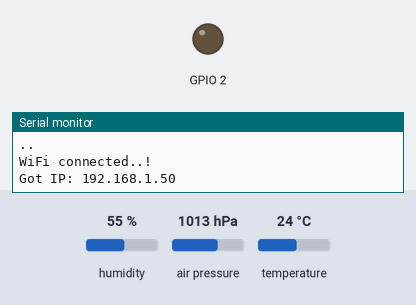
This sketch was run on a simulated ESP8266 (NodeMCU). Shown: output pins drawn as LEDs (lit = HIGH), the last lines printed to the serial monitor. The inputs (shaded band) are chosen by the test bench; at power-on: humidity 55 %, air pressure 1013 hPa, temperature 24 °C. WiFi joins after 1.5 s; servers stay silent unless stated; random numbers use the default seed unless the sketch sets one; no MQTT or app messages arrive unless stated.

Above: at 2.2 s.
At 18.1 s:
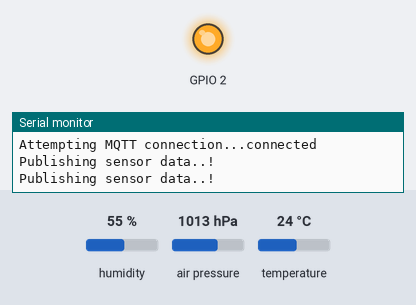
Timing chart, 0 to 19.6 s (numbered marks = the images above):
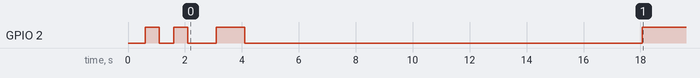

The sketch:

environment-firmware.ino
```cpp
#include <Adafruit_BME280.h>
#include <Adafruit_Sensor.h>
#include <ESP8266WiFi.h>
#include <PubSubClient.h>
#include <Wire.h>
#include "ConnectionDetails.h"

#define SEALEVELPRESSURE_HPA (1013.25)
#define MQTT_CONNECT_LED 1000

Adafruit_BME280 bme;

float temperature, humidity, pressure, altitude;
unsigned long readingCounter = 0;

unsigned long ledToggleTimer = 0;
int ledState = LOW;

/* MQTT */
#define MQTT_RECONNECT_STANDBY 5000
#define SENSOR_PUBLISH_TIMER 2000
#define SENSOR_SLEEP_TIMER 13000

WiFiClient espClient;
PubSubClient client(espClient);
unsigned long mqttReconnectTimer = 0, sensorPublishTimer = 0;

void setup() {
  Serial.begin(115200);
  delay(100);

  bme.begin(0x76);

  Serial.println("Connecting to ");
  Serial.println(ssid);

  pinMode(LED_BUILTIN, OUTPUT); // Initialize the LED_BUILTIN pin as an output

  wifi_reconnect();

  randomSeed(micros());

  client.setServer(mqtt_server, 1883);
  client.setCallback(callback);
}

void loop() {
  if (WiFi.status() != WL_CONNECTED) {
    wifi_reconnect();
  }

  /* MQTT */
  if (!client.connected()) {
    mqtt_reconnect();
  }
  mqtt_handle_sending_data();
  client.loop();

  /* LED Signal Running */
  if (!client.connected()) {
    if (millis() - ledToggleTimer > MQTT_CONNECT_LED) {
      if (ledState == LOW) {
        ledState = HIGH;
      } else {
        ledState = LOW;
      }
      ledToggleTimer = millis();
    }
  } else if ((WiFi.status() == WL_CONNECTED) && (client.connected())) {
    ledState = HIGH;
  }
  digitalWrite(LED_BUILTIN, ledState);
}

void readSensorData() {
  temperature = bme.readTemperature();
  humidity = bme.readHumidity();
  pressure = bme.readPressure() / 100.0F;
  altitude = bme.readAltitude(SEALEVELPRESSURE_HPA);
  readingCounter++;
}

void mqtt_handle_sending_data() {
  if (client.connected()) {
    if (millis() - sensorPublishTimer > SENSOR_PUBLISH_TIMER) {
      readSensorData();
      publish_sensor_readings(temperature, humidity, pressure, altitude,
                              readingCounter);
      sensorPublishTimer = millis();
      // ESP.deepSleep(SENSOR_SLEEP_TIMER);
      delay(SENSOR_SLEEP_TIMER);
    }
  }
}

void publish_sensor_readings(float temperature, float humidity, float pressure, float altitude, unsigned long readingCounter) {
  char itoaTemp[10] = {0};
  if (client.connected()) {
    Serial.println("");
    Serial.println("Publishing sensor data..!");
    // client.publish(mqtt_sensor_topic, "Connected");
    itoa(temperature, itoaTemp, 10);
    if (!client.publish(mqtt_temp_topic, itoaTemp)) {
      Serial.println("Failed to publish temperature");
    }
    itoa(humidity, itoaTemp, 10);
    if (!client.publish(mqtt_humidity_topic, itoaTemp)) {
      Serial.println("Failed to publish humidity");
    }
    // itoa(pressure, itoaTemp, 10);
    // if (!client.publish(mqtt_pressure_topic, itoaTemp)) {
    //   Serial.println("Failed to publish pressure");
    // }
    itoa(readingCounter, itoaTemp, 10);
    if (!client.publish(mqtt_reading_topic, itoaTemp)) {
      Serial.println("Failed to publish reading count");
    }
    itoa(WiFi.RSSI(), itoaTemp, 10);
    if (!client.publish(mqtt_signal_topic, itoaTemp)) {
      Serial.println("Failed to publish signal strength");
    }
  }
}

void callback(char *topic, byte *payload, unsigned int length) {
  Serial.print("Message arrived [");
  Serial.print(topic);
  Serial.print("] ");
  for (int i = 0; i < length; i++) {
    Serial.print((char)payload[i]);
  }
  Serial.println();

  // Switch on the LED if an 1 was received as first character
  if ((char)payload[0] == '1') {
    // digitalWrite(BUILTIN_LED, LOW);   // Turn the LED on (Note that LOW is
    // the voltage level but actually the LED is on; this is because it is
    // active low on the ESP-01)
  } else {
    // digitalWrite(BUILTIN_LED, HIGH);  // Turn the LED off by making the
    // voltage HIGH
  }
}

void wifi_reconnect() {

  // connect to your local wi-fi network
  WiFi.mode(WIFI_STA);
  WiFi.begin(ssid, password);

  // check wi-fi is connected to wi-fi network
  while (WiFi.status() != WL_CONNECTED) {
    delay(500);
    // turn led on
    digitalWrite(LED_BUILTIN, HIGH);
    delay(500);
    // turn led off
    digitalWrite(LED_BUILTIN, LOW);
    Serial.print(".");
  }
  Serial.println("");
  Serial.println("WiFi connected..!");
  Serial.print("Got IP: ");
  Serial.println(WiFi.localIP());

  ledToggleTimer = millis();
}

void mqtt_reconnect() {
  // If not connected to wifi -> don't attempt connection
  if (WiFi.status() != WL_CONNECTED)
    return;
  if (client.connected())
    return;
  // Loop until we're reconnected
  if (millis() - mqttReconnectTimer > MQTT_RECONNECT_STANDBY) {
    mqttReconnectTimer = millis();
    Serial.print("Attempting MQTT connection...");
    // Create a random client ID
    String clientId = "ESP8266Client-";
    clientId += String(random(0xffff), HEX);
    // Attempt to connect
    if (client.connect(clientId.c_str(), mqtt_username, mqtt_password,
                       mqtt_sensor_topic, 0, true, "Disconnected")) {
      Serial.println("connected");
      // Once connected, publish an announcement...
      client.publish(mqtt_sensor_topic, "Connected");
      sensorPublishTimer = millis() + SENSOR_PUBLISH_TIMER;
      // ... and resubscribe
      // client.subscribe("inTopic");
    } else {
      Serial.print("failed, rc=");
      Serial.print(client.state());
      Serial.println(" try again in 5 seconds");
    }
  }
}
```

ConnectionDetails.sample.h
```cpp
#ifndef CONNECTION_DETAILS_H
#define CONNECTION_DETAILS_H

const char *ssid = "My WiFi";
const char *password = "My Password";


const char *mqtt_server = "192.168.1.240";
const char *mqtt_username = "mqttuser";
const char *mqtt_password = "mqttpassword";

// Device status information
const char *mqtt_sensor_topic = "topic/bme/status";
const char *mqtt_reading_topic = "topic/bme/reading";
const char *mqtt_signal_topic = "topic/bme/signal";
// Device readings
const char *mqtt_temp_topic = "topic/temperature";
const char *mqtt_pressure_topic = "topic/pressure";
const char *mqtt_humidity_topic = "topic/humidity";
#endif
```

Measured:
- by itself, GPIO 2: goes LOW 0.50 s, HIGH 0.50 s, LOW 1.0 s, HIGH 1.0 s, LOW 14.0 s, then HIGH
